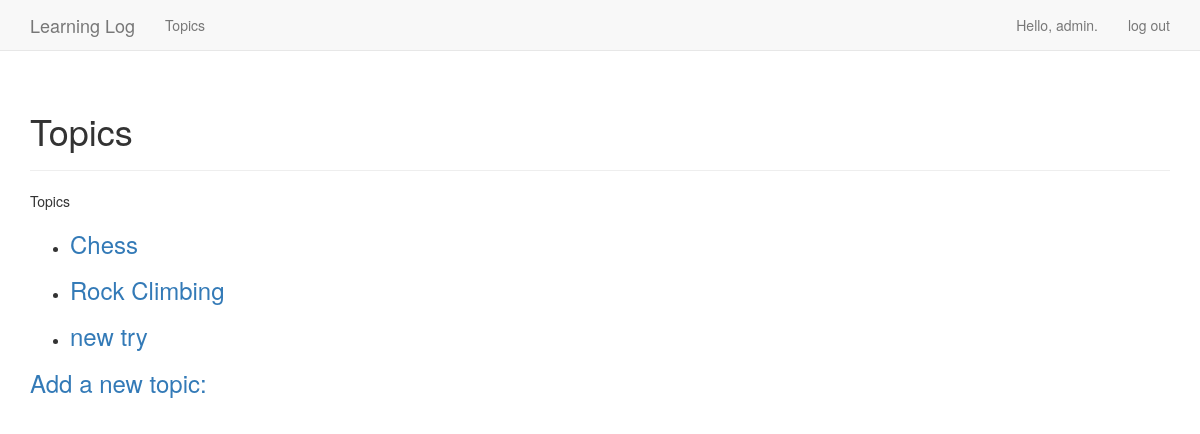
The app's page /topics/ (signed in) with its own data.
### learn_logs/models.py (models this page shows)
class Topic(models.Model):
    text = models.CharField(max_length=200)
    date_added = models.DateTimeField(auto_now_add=True)
    owner = models.ForeignKey(User, on_delete=models.CASCADE)
    def __str__(self):
        if len(self.text) >= 50:
            return self.text[:50] + '...'
        else:
            return self.text

### learn_logs/views.py (the view)
# urls.py: url(r'^topics/$', views.topics, name='topics'),
@login_required
def topics(request):
    topics = Topic.objects.filter(owner=request.user).order_by('date_added')
    context = {'topics': topics}
    return render(request, 'learn_logs/topics.html', context)

### learn_logs/templates/learn_logs/topics.html
{% extends 'learn_logs/base.html' %}
{% block header %}
    <h1>Topics</h1>
{% endblock header %}
{% block content %}
<p>Topics</p>
<ul>
    {% for topic in topics %}
        <li>
            <h3>
                <a href="{% url 'learn_logs:topic' topic.id %}">{{ topic }}</a>
            </h3>
        </li>
    {% empty %}
        <li>No topics have been added yet.</li>
    {% endfor %}
</ul>
<h3><a href="{% url 'learn_logs:new_topic' %}">Add a new topic: </a></h3>
{% endblock content %}

### learn_logs/templates/learn_logs/base.html (shortened to what this page needs)
{% load bootstrap3 %}
<!DOCTYPE html>
<html lang='en'>
    <head>
        {% bootstrap_css %}
    </head>
    <body>
        <nav class="navbar navbar-default navbar-static-top">
            <div class="container">
                <div class="navbar-header">
                    <a class="navbar-brand" href="{% url 'learn_logs:index' %}">
                        Learning Log
                    </a>
                </div>
                <div id="navbar" class="navbar-collapse collapse">
                    <ul class="nav navbar-nav">
                        <li><a href="{% url 'learn_logs:topics' %}">Topics</a></li>
                    </ul>
                    <ul class="nav navbar-nav navbar-right">
                      {% if user.is_authenticated %}
                        <li><a>Hello, {{ user.username }}.</a></li>
                        <li><a href="{% url 'users:logout' %}">log out</a></li>
                      {% else %}
                        <li><a href="{% url 'users:register'%}">register</a></li>
                        <li><a href="{% url 'users:login'%}">log in</a></li>
                      {% endif %}
                    </ul>
                </div>
            </div>
        </nav>
        <div class="container">
            <div class="page-header">
                {% block header %}{% endblock header %}
            </div>
            <div>
                {% block content %}{% endblock %}
            </div>
        </div>
    </body>
</html>

### records on screen
Topic: text "Chess"
Topic: text "Rock Climbing"
Topic: text "new try"

### other values on screen
{{ user.username }} "admin"
